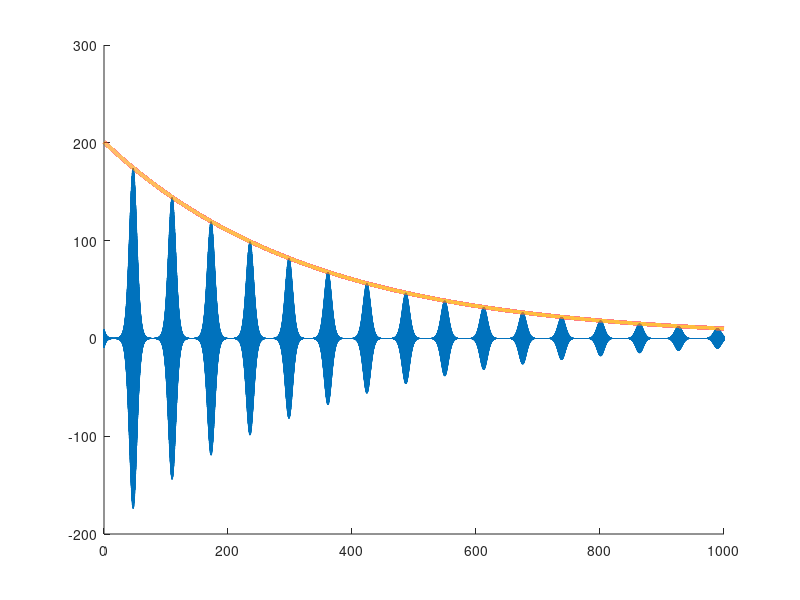

Reproduce this figure in MATLAB.
x=0:0.01:1000;
y=10*sin(1000*x).*exp(-0.003*x).*exp(-3*sin(0.1*x));
y1=200.9*exp(-0.003*x);

hold on
plot(x,y)
plot(x,y1, 'LineWidth', 3);


